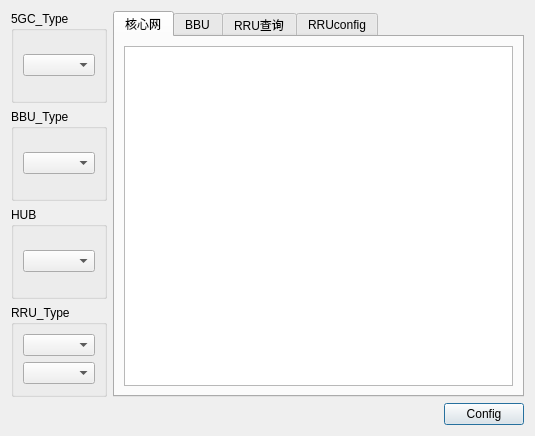
<?xml version="1.0" encoding="UTF-8"?>
<ui version="4.0">
 <class>Call_systerm</class>
 <widget class="QDialog" name="Call_systerm">
  <property name="geometry">
   <rect>
    <x>0</x>
    <y>0</y>
    <width>535</width>
    <height>436</height>
   </rect>
  </property>
  <property name="windowTitle">
   <string>Dialog</string>
  </property>
  <layout class="QGridLayout" name="gridLayout">
   <item row="0" column="0">
    <layout class="QVBoxLayout" name="verticalLayout_2">
     <item>
      <layout class="QHBoxLayout" name="horizontalLayout">
       <item>
        <layout class="QVBoxLayout" name="verticalLayout">
         <item>
          <widget class="QGroupBox" name="groupBox_2">
           <property name="title">
            <string>5GC_Type</string>
           </property>
           <layout class="QGridLayout" name="gridLayout_2">
            <item row="0" column="0">
             <widget class="QComboBox" name="comboBox_2"/>
            </item>
           </layout>
          </widget>
         </item>
         <item>
          <widget class="QGroupBox" name="groupBox">
           <property name="title">
            <string>BBU_Type</string>
           </property>
           <layout class="QVBoxLayout" name="verticalLayout_6">
            <item>
             <widget class="QComboBox" name="comboBox"/>
            </item>
           </layout>
          </widget>
         </item>
         <item>
          <widget class="QGroupBox" name="groupBox_4">
           <property name="title">
            <string>HUB</string>
           </property>
           <layout class="QGridLayout" name="gridLayout_9">
            <item row="0" column="0">
             <widget class="QComboBox" name="comboBox_4"/>
            </item>
           </layout>
          </widget>
         </item>
         <item>
          <widget class="QGroupBox" name="groupBox_3">
           <property name="title">
            <string>RRU_Type</string>
           </property>
           <layout class="QGridLayout" name="gridLayout_3">
            <item row="1" column="0">
             <widget class="QComboBox" name="comboBox_3"/>
            </item>
            <item row="0" column="0">
             <widget class="QComboBox" name="comboBox_5"/>
            </item>
           </layout>
          </widget>
         </item>
        </layout>
       </item>
       <item>
        <widget class="QTabWidget" name="tabWidget">
         <property name="currentIndex">
          <number>0</number>
         </property>
         <widget class="QWidget" name="widget">
          <attribute name="title">
           <string>核心网</string>
          </attribute>
          <layout class="QGridLayout" name="gridLayout_4">
           <item row="0" column="0">
            <widget class="QTextBrowser" name="textBrowser"/>
           </item>
          </layout>
         </widget>
         <widget class="QWidget" name="widget_2">
          <attribute name="title">
           <string>BBU</string>
          </attribute>
          <layout class="QGridLayout" name="gridLayout_5">
           <item row="0" column="0">
            <widget class="QTextBrowser" name="textBrowser_2"/>
           </item>
          </layout>
         </widget>
         <widget class="QWidget" name="tab">
          <attribute name="title">
           <string>RRU查询</string>
          </attribute>
          <layout class="QGridLayout" name="gridLayout_6">
           <item row="0" column="0">
            <widget class="QTextBrowser" name="textBrowser_3"/>
           </item>
          </layout>
         </widget>
         <widget class="QWidget" name="tab_2">
          <attribute name="title">
           <string>RRUconfig</string>
          </attribute>
          <layout class="QGridLayout" name="gridLayout_7">
           <item row="0" column="0">
            <widget class="QTextBrowser" name="textBrowser_4"/>
           </item>
          </layout>
         </widget>
        </widget>
       </item>
      </layout>
     </item>
     <item>
      <layout class="QHBoxLayout" name="horizontalLayout_2">
       <item>
        <spacer name="horizontalSpacer">
         <property name="orientation">
          <enum>Qt::Horizontal</enum>
         </property>
         <property name="sizeHint" stdset="0">
          <size>
           <width>40</width>
           <height>20</height>
          </size>
         </property>
        </spacer>
       </item>
       <item>
        <widget class="QPushButton" name="pushButton">
         <property name="text">
          <string>Config</string>
         </property>
        </widget>
       </item>
      </layout>
     </item>
    </layout>
   </item>
  </layout>
 </widget>
 <resources/>
 <connections/>
</ui>
